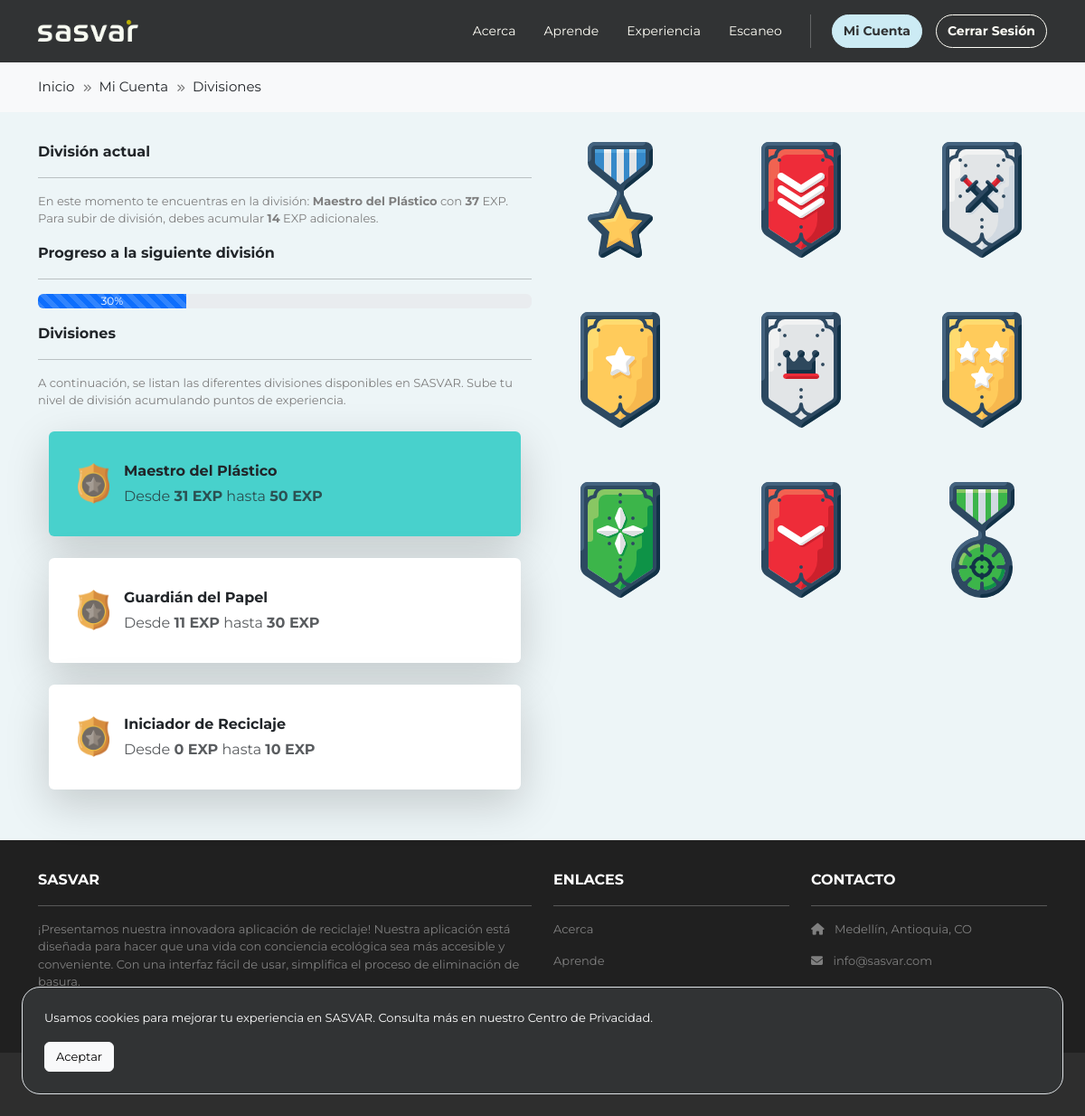
The page /mi-cuenta/divisiones (signed in) on the database its author committed.
### accounts/models.py (models this page shows, shortened)
class Ranking(models.Model):
    name = models.CharField(max_length=100)
    level = models.PositiveIntegerField()
    from_points = models.PositiveIntegerField()
    to_points = models.PositiveIntegerField()
    image = models.ImageField(upload_to='rankings_images/', blank=True, null=True)

### accounts/views.py (the view)
# urls.py: path('divisiones', views.rankings, name='accounts.rankings'),
@login_required
def rankings(request):
    viewData = {}
    viewData["title"] = "Divisiones"
    viewData["breadcrumbItems"] = [
        {"name": "Inicio", "route": "home.index"},
        {"name": "Mi Cuenta", "route": "accounts.index"},
        {"name": "Divisiones", "route": "accounts.rankings"},
    ]
    viewData["rankings"] = Ranking.objects.order_by('-level')
    user_points = request.user.experience_points
    user_ranking = Ranking.objects.filter(from_points__lte=user_points, to_points__gte=user_points).first()
    pending_points = (user_ranking.to_points - user_points) + 1
    progress_percentage = 100 * (1 - (pending_points / (user_ranking.to_points + 1 - user_ranking.from_points)))
    viewData["user_points"] = user_points
    viewData["user_ranking_name"] = user_ranking.name
    viewData["user_pending_points"] = pending_points
    viewData["user_progress_percentage"] = round(progress_percentage)
    return render(request, 'accounts/rankings.html', {"viewData": viewData})

### accounts/templates/accounts/rankings.html
{% extends 'base.html' %}
{% block content %}
{% load static %}
<div class="p-3">
  <div class="container">
    <div class="row mt-3">
      <div class="col-md-6 col-lg-6 col-xl-6 mx-auto mb-3">
        <b>División actual</b>
        <hr />
        <p class="font-13 rc-footer-font">En este momento te encuentras en la división:
          <span class="fw-bold">{{ viewData.user_ranking_name }}</span> con
          <span class="fw-bold">{{ viewData.user_points }}</span> EXP. Para subir de división, debes acumular
          <span class="fw-bold">{{ viewData.user_pending_points }}</span> EXP adicionales.</p>
        <b>Progreso a la siguiente división</b>
        <hr />
        <p class="font-13 rc-footer-font">
          <div class="progress" role="progressbar" aria-label="Default striped example" aria-valuenow="10" aria-valuemin="0" aria-valuemax="100">
            <div class="progress-bar progress-bar-striped" style="width: {{ viewData.user_progress_percentage }}%">{{ viewData.user_progress_percentage }}%</div>
          </div>
        </p>
        <b>Divisiones</b>
        <hr />
        <p class="font-13 rc-footer-font">A continuación, se listan las diferentes divisiones disponibles en SASVAR.
          Sube tu nivel de división acumulando puntos de experiencia.</p>
          <div class="container mt-4">
            {% for ranking in viewData.rankings %}
            <div class="row justify-content-center">
              <div class="col-md-12">
                {% if viewData.user_ranking_name == ranking.name %}
                <div class="card shadow-lg p-3 mb-4 bg-turquoise rounded border-0">
                {% else %}
                <div class="card shadow-lg p-3 mb-4 bg-white rounded border-0">
                {% endif %}
                  <div class="card-body">
                    <div class="d-flex align-items-center">
                      <img src="{% static 'images/badge.png' %}"
                        alt="" style="width: 35px; height: 45px"
                      />
                      <div class="ms-3">
                        <p class="fw-bold mb-1">{{ ranking.name }}</p>
                        <p class="text-muted mb-0">
                          Desde <span class="fw-bold">{{ ranking.from_points }} EXP</span>
                          hasta <span class="fw-bold">{{ ranking.to_points }} EXP</span>
                        </p>
                      </div>
                    </div>
                  </div>
                </div>
              </div>
            </div>
            {% endfor %}
          </div>
      </div>
      <div class="col-md-6 col-lg-6 col-xl-6 mx-auto mb-3 text-center d-none d-md-block">
        <img src="{% static 'images/rankings.png' %}" class="max-width-100" alt="about" />
      </div>
    </div>
  </div>
</div>
{% endblock content %}

### recycling/static/css/style.css (style rules this page uses)
body { font-family: 'Montserrat'; background-color: #FFF; }
.rc-footer-font { color: #7F7F7F; }
.max-width-100 { max-width: 100%; }
.bg-turquoise { background-color: mediumturquoise; }
.font-13 { font-size: 13px; }

### rows shown on the page
Ranking: user_ranking_name "Maestro del Plástico", name "Maestro del Plástico", from_points "31", to_points "50"
Ranking: name "Guardián del Papel", from_points "11", to_points "30"
Ranking: name "Iniciador de Reciclaje", from_points "0", to_points "10"

### other values the page prints
{{ item.name }} "Inicio"
{{ item.name }} "Mi Cuenta"
{{ item.name }} "Divisiones"
{{ viewData.user_points }} "37"
{{ viewData.user_pending_points }} "14"
{{ viewData.user_progress_percentage }} "30"
